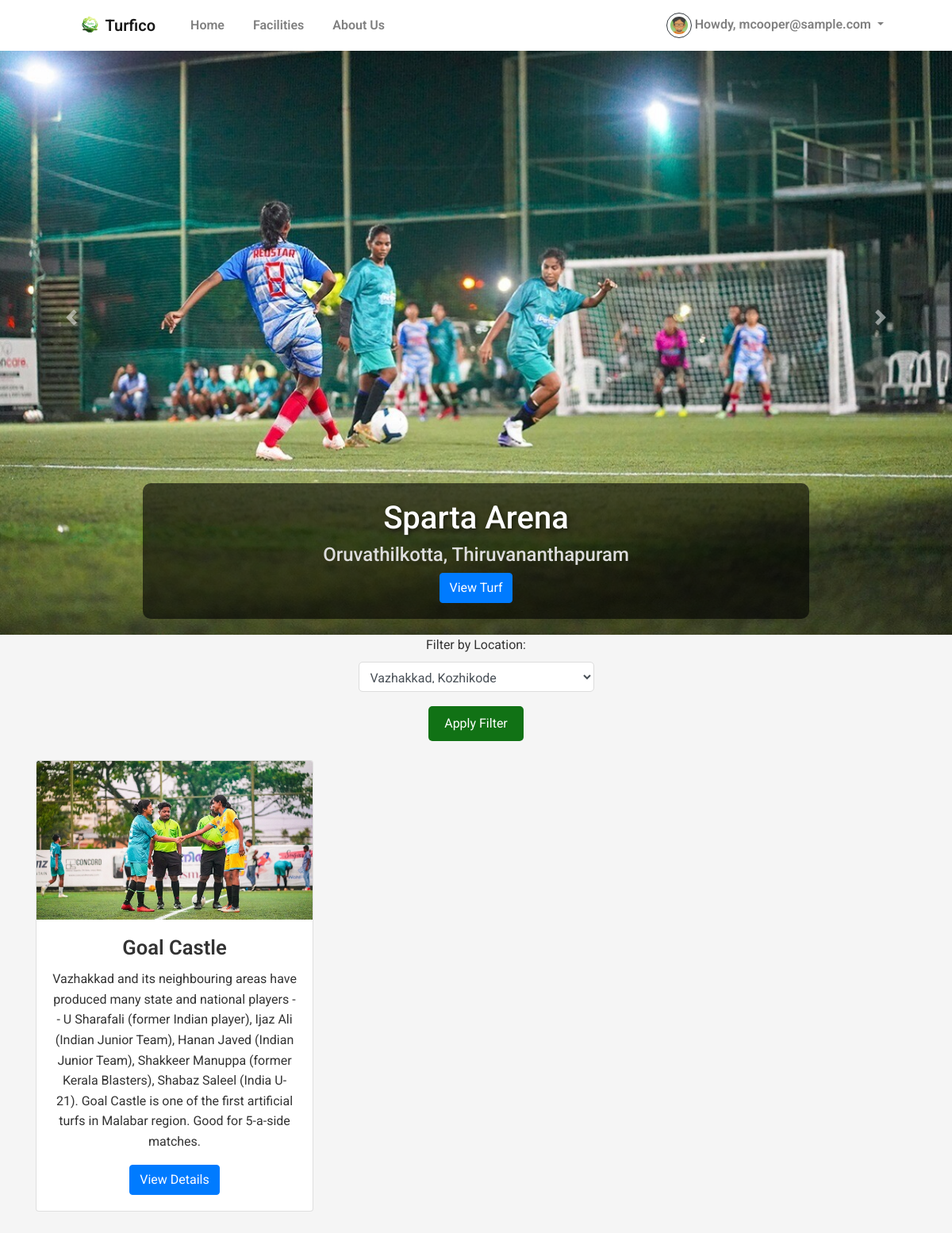
/facility_available.php?location=Vazhakkad, Kozhikode (signed in), run on an earlier commit of the app's database.
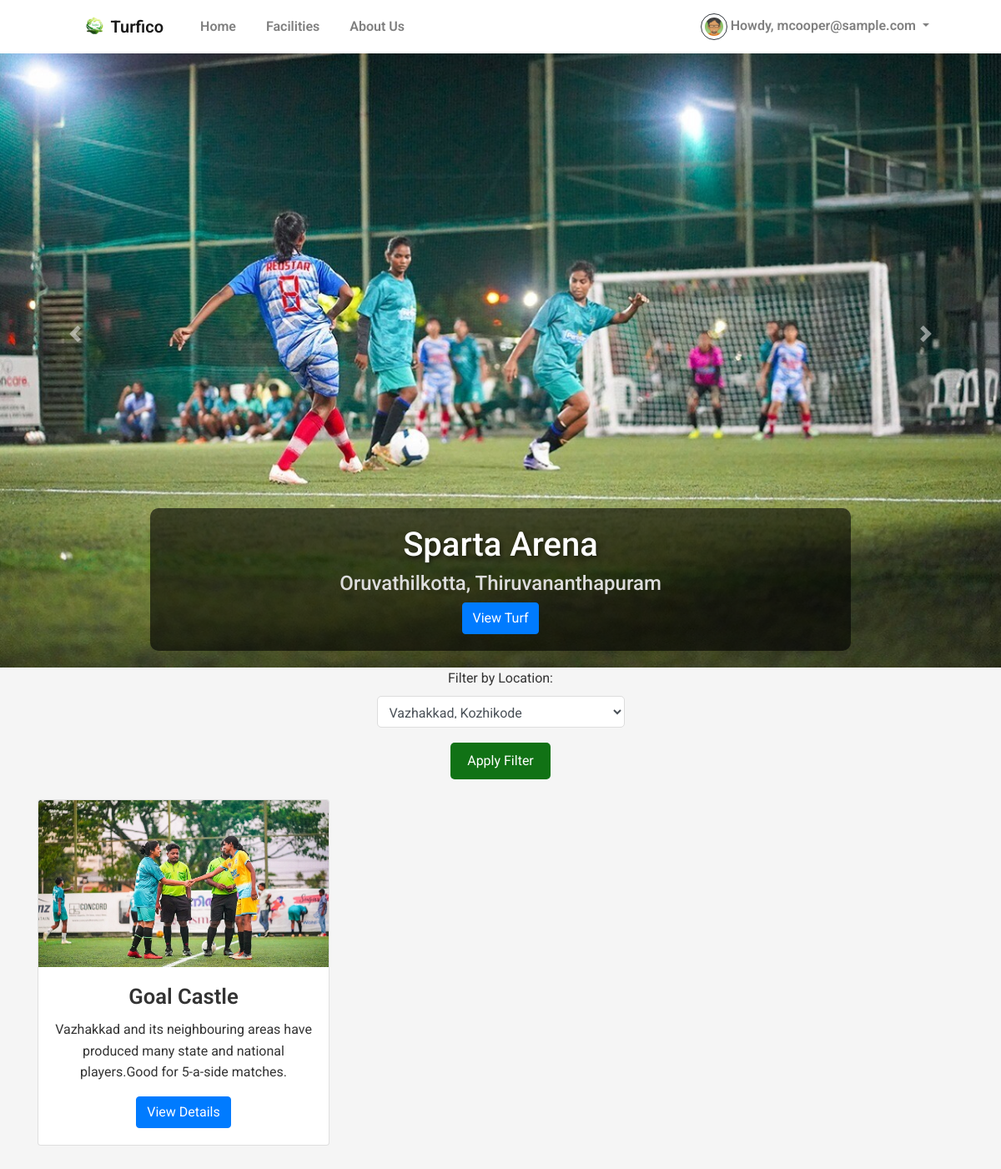
And on a later commit of the database.
### tables this page shows
CREATE TABLE `turfs` (
  `turf_id` int(11) NOT NULL,
  `turf_name` varchar(100) NOT NULL,
  `description` text NOT NULL,
  `location` varchar(150) NOT NULL,
  `image` varchar(255) NOT NULL,
  `price` decimal(10,2) NOT NULL,
  `status` enum('available','booked') NOT NULL DEFAULT 'available',
  `image_2` varchar(255) DEFAULT NULL
);

### classes/DBConnection.php (called while the page is built, shortened)
<?php
class DBConnection{
    private $host = DB_SERVER;
    private $username = DB_USERNAME;
    private $password = DB_PASSWORD;
    private $database = DB_NAME;
    public $conn;
    public function __construct(){
        if (!isset($this->conn)) {
            $this->conn = new mysqli($this->host, $this->username, $this->password, $this->database);
        }
    }
}
?>

### classes/SystemSettings.php (called while the page is built, shortened)
<?php
class SystemSettings extends DBConnection{
	function userdata($field = ''){
		if(!empty($field)){
			if(isset($_SESSION['userdata'][$field]))
				return $_SESSION['userdata'][$field];
			else
				return null;
		}else{
			return false;
		}
	}
	function info($field=''){
		if(!empty($field)){
			if(isset($_SESSION['system_info'][$field]))
				return $_SESSION['system_info'][$field];
			else
				return false;
		}else{
			return false;
		}
	}
}
$_settings = new SystemSettings();
?>

### config.php (called while the page is built, shortened)
<?php
require_once('classes/DBConnection.php');
require_once('classes/SystemSettings.php');
function validate_image($file){
    $ex_file = explode("?",$file)[0];
	if(!empty($ex_file)){
		if(is_file(base_app.$ex_file)){
			return base_url.$file;
		}else{
			return base_url.'dist/img/no-image-available.png';
		}
	}else{
		return base_url.'dist/img/no-image-available.png';
	}
}
?>

### facility_available.php (the view, shortened to what this page needs)
<?php
require_once('config.php');
require_once('inc/topBarNav.php');
$location = isset($_GET['location']) ? $_GET['location'] : '';
if ($location) {
    $query = "SELECT * FROM turfs WHERE location = ?";
    $stmt = mysqli_prepare($conn, $query);
    mysqli_stmt_bind_param($stmt, "s", $location);
    mysqli_stmt_execute($stmt);
    $result = mysqli_stmt_get_result($stmt);
} else {
    $query = "SELECT * FROM turfs";
    $result = mysqli_query($conn, $query);
}
$location_query = "SELECT DISTINCT location FROM turfs";
$location_result = mysqli_query($conn, $location_query);
?>
<!DOCTYPE html>
<html lang="en">
<head>
    <link rel="stylesheet" href="https://stackpath.bootstrapcdn.com/bootstrap/4.5.2/css/bootstrap.min.css">
    <link href="assets/css/dashboard.css?v=3.3" rel="stylesheet">
    <link href="assets/css/common.css?v=1" rel="stylesheet">
</head>
<body>
<section class="carousel-section">
    <div id="turfCarousel" class="carousel slide" data-ride="carousel">
        <div class="carousel-inner">
            <?php
            $carousel_query = "SELECT * FROM turfs LIMIT 5";
            $carousel_result = mysqli_query($conn, $carousel_query);
            $first = true;
            while ($row = mysqli_fetch_assoc($carousel_result)) {
                echo '<div class="carousel-item ' . ($first ? 'active' : '') . '">';
                echo '<img src="' . $row['image'] . '" class="d-block w-100 carousel-img" alt="' . $row['turf_name'] . '">';
                echo '<div class="carousel-caption d-none d-md-block">';
                echo '<h5>' . htmlspecialchars($row['turf_name']) . '</h5>';
                echo '<h6>' . htmlspecialchars($row['location']) . '</h6>';
                echo '<a href="./?p=view_facility&TurfID=' . $row['turf_id'] . '" class="btn btn-primary">View Turf</a>';
                echo '</div></div>';
                $first = false;
            }
            ?>
        </div>
        <a class="carousel-control-prev" href="#turfCarousel" role="button" data-slide="prev">
            <span class="carousel-control-prev-icon" aria-hidden="true"></span>
        </a>
        <a class="carousel-control-next" href="#turfCarousel" role="button" data-slide="next">
            <span class="carousel-control-next-icon" aria-hidden="true"></span>
        </a>
    </div>
</section>
<section class="turf-listings">
    <div class="container text-center">
        <form method="get" action="facility_available.php" class="filter-form">
            <label for="location">Filter by Location:</label>
            <select name="location" id="location" class="form-control">
                <?php
                while ($row = mysqli_fetch_assoc($location_result)) {
                    $selected = ($row['location'] === $location) ? 'selected' : '';
                    echo '<option value="' . htmlspecialchars($row['location']) . '" ' . $selected . '>' . htmlspecialchars($row['location']) . '</option>';
                }
                ?>
            </select>
            <button type="submit" class="btn btn-primary mt-2">Apply Filter</button>
        </form>
        <div class="row turf-grid mt-4">
            <?php
            if (mysqli_num_rows($result) > 0) {
                while ($row = mysqli_fetch_assoc($result)) { ?>
                    <div class="col-md-4 col-sm-6 mb-4">
                        <div class="card turf-card">
                            <img src="<?= htmlspecialchars($row['image']) ?>" alt="<?= htmlspecialchars($row['turf_name']) ?>" class="card-img-top">
                            <div class="card-body">
                                <h5 class="card-title"><?= htmlspecialchars($row['turf_name']) ?></h5>
                                <p class="card-text"><?= htmlspecialchars($row['description']) ?></p>
                                <a href="./?p=view_facility&TurfID=<?= $row['turf_id'] ?>" class="btn btn-primary">View Details</a>
                            </div>
                        </div>
                    </div>
                <?php }
            } else {
                echo '<p class="text-center">No turfs available for this location.</p>';
            }
            ?>
        </div>
    </div>
</section>
</body>
</html>

### inc/topBarNav.php (shortened to what this page needs)
<nav class="navbar navbar-expand-lg navbar-light bg-gradient-light fixed-top" id="topNavBar" style="background: white;">
            <div class="container px-4 px-lg-5 ">
                <a class="navbar-brand" href="./">
                <img src="<?php echo validate_image($_settings->info('logo')) ?>" width="30" height="30" class="d-inline-block align-top" alt="" loading="lazy">
                <?php echo $_settings->info('short_name') ?>
                </a>
                <div class="collapse navbar-collapse" id="navbarSupportedContent">
                    <ul class="navbar-nav me-auto mb-2 mb-lg-0 ms-lg-4">
                        <li class="nav-item"><a class="nav-link <?= isset($page) && $page == 'home'? "active" : '' ?>" aria-current="page" href="./">Home</a></li>
                        <li class="nav-item"><a class="nav-link <?= isset($page) && $page == 'facility_available'? "active" : '' ?>" href="./?p=facility_available">Facilities</a></li>
                        <li class="nav-item"><a class="nav-link <?= isset($page) && $page == 'about'? "active" : '' ?>" href="./?p=about">About Us</a></li>
                    </ul>
                </div>
                <div>
                  <?php if($_settings->userdata('id') > 0 && $_settings->userdata('login_type') == 2): ?>
                    <div class="d-flex align-items-end">
                      <div class="navbar-nav nav-item dropdown">
                        <a class="nav-link dropdown-toggle" href="#" id="navbarDropdownMenuLink" role="button" data-toggle="dropdown" aria-haspopup="true" aria-expanded="false">
                          <span><img src="<?= validate_image($_settings->userdata('image_path')) ?>" alt="user_avatar" id="user_avatar" class="img-fluid img-thumbnail rounded-circle border-dark"></span> Howdy, <?= $_settings->userdata('email') ?>
                        </a>
                      </div>
                    </div>
                  <?php else: ?>
                    <a href="./login.php" class="text-reset text-decoration-none mx-2"><b>Login</b></a> |
                    <a href="./register.php" class="text-reset text-decoration-none mx-2"><b>Register</b></a> |
                    <a href="./admin/login.php" class="text-reset text-decoration-none mx-2"><b>Admin</b></a>
                  <?php endif; ?>
                </div>
            </div>
        </nav>

### assets/css/dashboard.css (style rules this page uses)
body { background-color: #f9f9f9; font-family: 'Roboto', sans-serif; color: #333; }
nav a { color: #fff; margin-left: 20px; text-decoration: none; font-weight: 600; }
.carousel-section { width: 100%; height: 100vh; position: relative; }
.carousel-img { height: 100vh; object-fit: cover; }
.carousel-caption { background-color: rgba(0, 0, 0, 0.6); padding: 20px; border-radius: 10px; }
.carousel-caption h5 { font-size: 2.5rem; color: #fff; text-shadow: 2px 2px 5px rgba(0, 0, 0, 0.5); }
.carousel-caption h6 { font-size: 1.5rem; color: #ddd; }
.filter-form { display: inline-block; text-align: center; max-width: 600px; }
.filter-form select { width: 100%; padding: 10px; margin-bottom: 10px; border: 1px solid #ddd; border-radius: 5px; }
.filter-form .btn-primary { background-color: #117215; border: none; padding: 10px 20px; border-radius: 5px; }
.turf-grid { display: flex; flex-wrap: wrap; justify-content: flex-start; }
.turf-card { flex: 0 0 32%; margin-bottom: 20px; }
.card-img-top { height: 200px; object-fit: cover; }
.card-title { font-size: 1.6rem; font-weight: 600; }

### assets/css/common.css (style rules this page uses)
* { margin: 0; padding: 0; box-sizing: border-box; }
:root { --primary-color: #0f2c4d; --secondary-color: #324f74; --bg-color: #f5f5f5; --text-color: #333; --header-bg-color: #0f2c4d; --cta-hover-color: #324f74; --feature-bg-color: #f9f9f9; --footer-bg-color: #333; --footer-text-color: white; }
body { font-family: 'Roboto', sans-serif; background-color: var(--bg-color); color: var(--text-color); line-height: 1.6; }
button, .cta-button, .signup-btn { background-color: var(--primary-color); color: white; padding: 10px 20px; border-radius: 20px; transition: background 0.3s ease; text-decoration: none; }

### inc/topBarNav.php (style rules this page uses)
img#user_avatar { width: 2em; height: 2em; object-fit: cover; object-position: center center; }

What changed in the data, as far as the page shows it:
changed turfs "Goal Castle": description "…many state and national players -- U Sharafali (former Indian player), Ijaz Ali (Indian Junior Team), Hanan Javed (Indian Junior Team), Shakkeer Manuppa (former Kerala Blasters), Shabaz Saleel (India U-21). Goal Castle is one of the first artificial turfs in Malabar region. Good for 5-a-side matches." → "Vazhakkad and its neighbouring areas have produced many state and national players.Good for 5-a-side matches."
